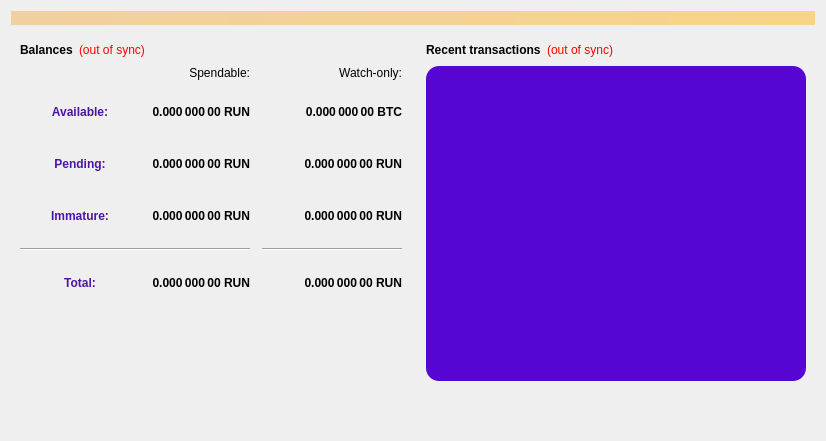
<?xml version="1.0" encoding="UTF-8"?>
<ui version="4.0">
 <class>OverviewPage</class>
 <widget class="QWidget" name="OverviewPage">
  <property name="geometry">
   <rect>
    <x>0</x>
    <y>0</y>
    <width>826</width>
    <height>441</height>
   </rect>
  </property>
  <property name="windowTitle">
   <string>Form</string>
  </property>
  <property name="styleSheet">
   <string notr="true">#OverviewPage{
border-image: url(:/images/overview_bg);

}
</string>
  </property>
  <layout class="QVBoxLayout" name="topLayout">
   <item>
    <widget class="QLabel" name="labelAlerts">
     <property name="visible">
      <bool>false</bool>
     </property>
     <property name="styleSheet">
      <string notr="true">background-color: qlineargradient(x1: 0, y1: 0, x2: 1, y2: 0, stop:0 #F0D0A0, stop:1 #F8D488); color:#000000;</string>
     </property>
     <property name="wordWrap">
      <bool>true</bool>
     </property>
     <property name="margin">
      <number>3</number>
     </property>
    </widget>
   </item>
   <item>
    <layout class="QHBoxLayout" name="horizontalLayout" stretch="1,1">
     <item>
      <layout class="QVBoxLayout" name="verticalLayout_2">
       <item>
        <widget class="QFrame" name="frame">
         <property name="frameShape">
          <enum>QFrame::NoFrame</enum>
         </property>
         <property name="frameShadow">
          <enum>QFrame::Raised</enum>
         </property>
         <layout class="QVBoxLayout" name="verticalLayout_4">
          <item>
           <layout class="QHBoxLayout" name="horizontalLayout_4">
            <item>
             <widget class="QLabel" name="label_5">
              <property name="font">
               <font>
                <weight>75</weight>
                <bold>true</bold>
               </font>
              </property>
              <property name="styleSheet">
               <string notr="true"/>
              </property>
              <property name="text">
               <string>Balances</string>
              </property>
             </widget>
            </item>
            <item>
             <widget class="QLabel" name="labelWalletStatus">
              <property name="cursor">
               <cursorShape>WhatsThisCursor</cursorShape>
              </property>
              <property name="toolTip">
               <string>The displayed information may be out of date. Your wallet automatically synchronizes with the Runner network after a connection is established, but this process has not completed yet.</string>
              </property>
              <property name="styleSheet">
               <string notr="true">QLabel { color: red; }</string>
              </property>
              <property name="text">
               <string notr="true">(out of sync)</string>
              </property>
              <property name="alignment">
               <set>Qt::AlignLeading|Qt::AlignLeft|Qt::AlignVCenter</set>
              </property>
             </widget>
            </item>
            <item>
             <spacer name="horizontalSpacer_3">
              <property name="orientation">
               <enum>Qt::Horizontal</enum>
              </property>
              <property name="sizeHint" stdset="0">
               <size>
                <width>40</width>
                <height>20</height>
               </size>
              </property>
             </spacer>
            </item>
           </layout>
          </item>
          <item>
           <layout class="QGridLayout" name="gridLayout">
            <property name="spacing">
             <number>12</number>
            </property>
            <item row="2" column="2">
             <widget class="QLabel" name="labelWatchPending">
              <property name="font">
               <font>
                <weight>75</weight>
                <bold>true</bold>
               </font>
              </property>
              <property name="cursor">
               <cursorShape>IBeamCursor</cursorShape>
              </property>
              <property name="toolTip">
               <string>Unconfirmed transactions to watch-only addresses</string>
              </property>
              <property name="text">
               <string notr="true">0.000 000 00 RUN</string>
              </property>
              <property name="alignment">
               <set>Qt::AlignRight|Qt::AlignTrailing|Qt::AlignVCenter</set>
              </property>
              <property name="textInteractionFlags">
               <set>Qt::LinksAccessibleByMouse|Qt::TextSelectableByKeyboard|Qt::TextSelectableByMouse</set>
              </property>
             </widget>
            </item>
            <item row="2" column="1">
             <widget class="QLabel" name="labelUnconfirmed">
              <property name="font">
               <font>
                <weight>75</weight>
                <bold>true</bold>
               </font>
              </property>
              <property name="cursor">
               <cursorShape>IBeamCursor</cursorShape>
              </property>
              <property name="toolTip">
               <string>Total of transactions that have yet to be confirmed, and do not yet count toward the spendable balance</string>
              </property>
              <property name="text">
               <string notr="true">0.000 000 00 RUN</string>
              </property>
              <property name="alignment">
               <set>Qt::AlignRight|Qt::AlignTrailing|Qt::AlignVCenter</set>
              </property>
              <property name="textInteractionFlags">
               <set>Qt::LinksAccessibleByMouse|Qt::TextSelectableByKeyboard|Qt::TextSelectableByMouse</set>
              </property>
             </widget>
            </item>
            <item row="3" column="2">
             <widget class="QLabel" name="labelWatchImmature">
              <property name="font">
               <font>
                <weight>75</weight>
                <bold>true</bold>
               </font>
              </property>
              <property name="cursor">
               <cursorShape>IBeamCursor</cursorShape>
              </property>
              <property name="toolTip">
               <string>Mined balance in watch-only addresses that has not yet matured</string>
              </property>
              <property name="text">
               <string notr="true">0.000 000 00 RUN</string>
              </property>
              <property name="alignment">
               <set>Qt::AlignRight|Qt::AlignTrailing|Qt::AlignVCenter</set>
              </property>
              <property name="textInteractionFlags">
               <set>Qt::LinksAccessibleByMouse|Qt::TextSelectableByKeyboard|Qt::TextSelectableByMouse</set>
              </property>
             </widget>
            </item>
            <item row="4" column="0" colspan="2">
             <widget class="Line" name="line">
              <property name="orientation">
               <enum>Qt::Horizontal</enum>
              </property>
             </widget>
            </item>
            <item row="4" column="2">
             <widget class="Line" name="lineWatchBalance">
              <property name="sizePolicy">
               <sizepolicy hsizetype="Preferred" vsizetype="Fixed">
                <horstretch>0</horstretch>
                <verstretch>0</verstretch>
               </sizepolicy>
              </property>
              <property name="minimumSize">
               <size>
                <width>140</width>
                <height>0</height>
               </size>
              </property>
              <property name="orientation">
               <enum>Qt::Horizontal</enum>
              </property>
             </widget>
            </item>
            <item row="5" column="0">
             <widget class="QLabel" name="labelTotalText">
              <property name="styleSheet">
               <string notr="true">border-image: url(:/images/label_bg);
color:#4b13a7;
font:bold;
min-width:120px;
min-height:40px;
max-height:40px;</string>
              </property>
              <property name="text">
               <string>Total:</string>
              </property>
              <property name="alignment">
               <set>Qt::AlignCenter</set>
              </property>
             </widget>
            </item>
            <item row="3" column="1">
             <widget class="QLabel" name="labelImmature">
              <property name="font">
               <font>
                <weight>75</weight>
                <bold>true</bold>
               </font>
              </property>
              <property name="cursor">
               <cursorShape>IBeamCursor</cursorShape>
              </property>
              <property name="toolTip">
               <string>Mined balance that has not yet matured</string>
              </property>
              <property name="text">
               <string notr="true">0.000 000 00 RUN</string>
              </property>
              <property name="alignment">
               <set>Qt::AlignRight|Qt::AlignTrailing|Qt::AlignVCenter</set>
              </property>
              <property name="textInteractionFlags">
               <set>Qt::LinksAccessibleByMouse|Qt::TextSelectableByKeyboard|Qt::TextSelectableByMouse</set>
              </property>
             </widget>
            </item>
            <item row="2" column="3">
             <spacer name="horizontalSpacer_2">
              <property name="orientation">
               <enum>Qt::Horizontal</enum>
              </property>
              <property name="sizeHint" stdset="0">
               <size>
                <width>40</width>
                <height>20</height>
               </size>
              </property>
             </spacer>
            </item>
            <item row="3" column="0">
             <widget class="QLabel" name="labelImmatureText">
              <property name="styleSheet">
               <string notr="true">border-image: url(:/images/label_bg);
color:#4b13a7;
font:bold;
min-width:120px;
min-height:40px;
max-height:40px;</string>
              </property>
              <property name="text">
               <string>Immature:</string>
              </property>
              <property name="alignment">
               <set>Qt::AlignCenter</set>
              </property>
             </widget>
            </item>
            <item row="5" column="1">
             <widget class="QLabel" name="labelTotal">
              <property name="font">
               <font>
                <weight>75</weight>
                <bold>true</bold>
               </font>
              </property>
              <property name="cursor">
               <cursorShape>IBeamCursor</cursorShape>
              </property>
              <property name="toolTip">
               <string>Your current total balance</string>
              </property>
              <property name="text">
               <string notr="true">0.000 000 00 RUN</string>
              </property>
              <property name="alignment">
               <set>Qt::AlignRight|Qt::AlignTrailing|Qt::AlignVCenter</set>
              </property>
              <property name="textInteractionFlags">
               <set>Qt::LinksAccessibleByMouse|Qt::TextSelectableByKeyboard|Qt::TextSelectableByMouse</set>
              </property>
             </widget>
            </item>
            <item row="5" column="2">
             <widget class="QLabel" name="labelWatchTotal">
              <property name="font">
               <font>
                <weight>75</weight>
                <bold>true</bold>
               </font>
              </property>
              <property name="cursor">
               <cursorShape>IBeamCursor</cursorShape>
              </property>
              <property name="toolTip">
               <string>Current total balance in watch-only addresses</string>
              </property>
              <property name="text">
               <string notr="true">0.000 000 00 RUN</string>
              </property>
              <property name="alignment">
               <set>Qt::AlignRight|Qt::AlignTrailing|Qt::AlignVCenter</set>
              </property>
              <property name="textInteractionFlags">
               <set>Qt::LinksAccessibleByMouse|Qt::TextSelectableByKeyboard|Qt::TextSelectableByMouse</set>
              </property>
             </widget>
            </item>
            <item row="0" column="2">
             <widget class="QLabel" name="labelWatchonly">
              <property name="text">
               <string>Watch-only:</string>
              </property>
              <property name="alignment">
               <set>Qt::AlignRight|Qt::AlignTrailing|Qt::AlignVCenter</set>
              </property>
             </widget>
            </item>
            <item row="1" column="0">
             <widget class="QLabel" name="labelBalanceText">
              <property name="styleSheet">
               <string notr="true">border-image: url(:/images/label_bg);
color:#4b13a7;
font:bold;
min-width:120px;
min-height:40px;
max-height:40px;</string>
              </property>
              <property name="text">
               <string>Available:</string>
              </property>
              <property name="alignment">
               <set>Qt::AlignCenter</set>
              </property>
             </widget>
            </item>
            <item row="1" column="1">
             <widget class="QLabel" name="labelBalance">
              <property name="font">
               <font>
                <weight>75</weight>
                <bold>true</bold>
               </font>
              </property>
              <property name="cursor">
               <cursorShape>IBeamCursor</cursorShape>
              </property>
              <property name="toolTip">
               <string>Your current spendable balance</string>
              </property>
              <property name="styleSheet">
               <string notr="true"/>
              </property>
              <property name="text">
               <string notr="true">0.000 000 00 RUN</string>
              </property>
              <property name="alignment">
               <set>Qt::AlignRight|Qt::AlignTrailing|Qt::AlignVCenter</set>
              </property>
              <property name="textInteractionFlags">
               <set>Qt::LinksAccessibleByMouse|Qt::TextSelectableByKeyboard|Qt::TextSelectableByMouse</set>
              </property>
             </widget>
            </item>
            <item row="1" column="2">
             <widget class="QLabel" name="labelWatchAvailable">
              <property name="font">
               <font>
                <weight>75</weight>
                <bold>true</bold>
               </font>
              </property>
              <property name="cursor">
               <cursorShape>IBeamCursor</cursorShape>
              </property>
              <property name="toolTip">
               <string>Your current balance in watch-only addresses</string>
              </property>
              <property name="text">
               <string notr="true">0.000 000 00 BTC</string>
              </property>
              <property name="alignment">
               <set>Qt::AlignRight|Qt::AlignTrailing|Qt::AlignVCenter</set>
              </property>
              <property name="textInteractionFlags">
               <set>Qt::LinksAccessibleByMouse|Qt::TextSelectableByKeyboard|Qt::TextSelectableByMouse</set>
              </property>
             </widget>
            </item>
            <item row="2" column="0">
             <widget class="QLabel" name="labelPendingText">
              <property name="styleSheet">
               <string notr="true">border-image: url(:/images/label_bg);
color:#4b13a7;
font:bold;
min-width:120px;
min-height:40px;
max-height:40px;</string>
              </property>
              <property name="text">
               <string>Pending:</string>
              </property>
              <property name="alignment">
               <set>Qt::AlignCenter</set>
              </property>
             </widget>
            </item>
            <item row="0" column="1">
             <widget class="QLabel" name="labelSpendable">
              <property name="styleSheet">
               <string notr="true"/>
              </property>
              <property name="text">
               <string>Spendable:</string>
              </property>
              <property name="alignment">
               <set>Qt::AlignRight|Qt::AlignTrailing|Qt::AlignVCenter</set>
              </property>
             </widget>
            </item>
           </layout>
          </item>
          <item>
           <spacer name="verticalSpacer_3">
            <property name="orientation">
             <enum>Qt::Vertical</enum>
            </property>
            <property name="sizeType">
             <enum>QSizePolicy::Fixed</enum>
            </property>
            <property name="sizeHint" stdset="0">
             <size>
              <width>20</width>
              <height>40</height>
             </size>
            </property>
           </spacer>
          </item>
         </layout>
        </widget>
       </item>
       <item>
        <spacer name="verticalSpacer">
         <property name="orientation">
          <enum>Qt::Vertical</enum>
         </property>
         <property name="sizeType">
          <enum>QSizePolicy::Expanding</enum>
         </property>
         <property name="sizeHint" stdset="0">
          <size>
           <width>20</width>
           <height>40</height>
          </size>
         </property>
        </spacer>
       </item>
       <item>
        <widget class="QLabel" name="label">
         <property name="text">
          <string/>
         </property>
         <property name="pixmap">
          <pixmap resource="../bitcoin.qrc">:/images/brand</pixmap>
         </property>
        </widget>
       </item>
      </layout>
     </item>
     <item>
      <layout class="QVBoxLayout" name="verticalLayout_3">
       <item>
        <widget class="QFrame" name="frame_2">
         <property name="frameShape">
          <enum>QFrame::NoFrame</enum>
         </property>
         <property name="frameShadow">
          <enum>QFrame::Raised</enum>
         </property>
         <layout class="QVBoxLayout" name="verticalLayout" stretch="0,1,0">
          <item>
           <layout class="QHBoxLayout" name="horizontalLayout_2">
            <item>
             <widget class="QLabel" name="label_4">
              <property name="font">
               <font>
                <weight>75</weight>
                <bold>true</bold>
               </font>
              </property>
              <property name="styleSheet">
               <string notr="true"/>
              </property>
              <property name="text">
               <string>Recent transactions</string>
              </property>
             </widget>
            </item>
            <item>
             <widget class="QLabel" name="labelTransactionsStatus">
              <property name="cursor">
               <cursorShape>WhatsThisCursor</cursorShape>
              </property>
              <property name="toolTip">
               <string>The displayed information may be out of date. Your wallet automatically synchronizes with the Runner network after a connection is established, but this process has not completed yet.</string>
              </property>
              <property name="styleSheet">
               <string notr="true">QLabel { color: red; }</string>
              </property>
              <property name="text">
               <string notr="true">(out of sync)</string>
              </property>
              <property name="alignment">
               <set>Qt::AlignRight|Qt::AlignTrailing|Qt::AlignVCenter</set>
              </property>
             </widget>
            </item>
            <item>
             <spacer name="horizontalSpacer">
              <property name="orientation">
               <enum>Qt::Horizontal</enum>
              </property>
              <property name="sizeHint" stdset="0">
               <size>
                <width>40</width>
                <height>20</height>
               </size>
              </property>
             </spacer>
            </item>
           </layout>
          </item>
          <item>
           <widget class="QListView" name="listTransactions">
            <property name="styleSheet">
             <string notr="true">QListView { 
 border-radius:13px;
 background: #5605d2; 
 padding:6px;
}</string>
            </property>
            <property name="frameShape">
             <enum>QFrame::NoFrame</enum>
            </property>
            <property name="verticalScrollBarPolicy">
             <enum>Qt::ScrollBarAlwaysOff</enum>
            </property>
            <property name="horizontalScrollBarPolicy">
             <enum>Qt::ScrollBarAlwaysOff</enum>
            </property>
            <property name="selectionMode">
             <enum>QAbstractItemView::NoSelection</enum>
            </property>
           </widget>
          </item>
          <item>
           <spacer name="verticalSpacer_2">
            <property name="orientation">
             <enum>Qt::Vertical</enum>
            </property>
            <property name="sizeHint" stdset="0">
             <size>
              <width>20</width>
              <height>40</height>
             </size>
            </property>
           </spacer>
          </item>
         </layout>
        </widget>
       </item>
      </layout>
     </item>
    </layout>
   </item>
  </layout>
 </widget>
 <resources>
  <include location="../bitcoin.qrc"/>
 </resources>
 <connections/>
</ui>
